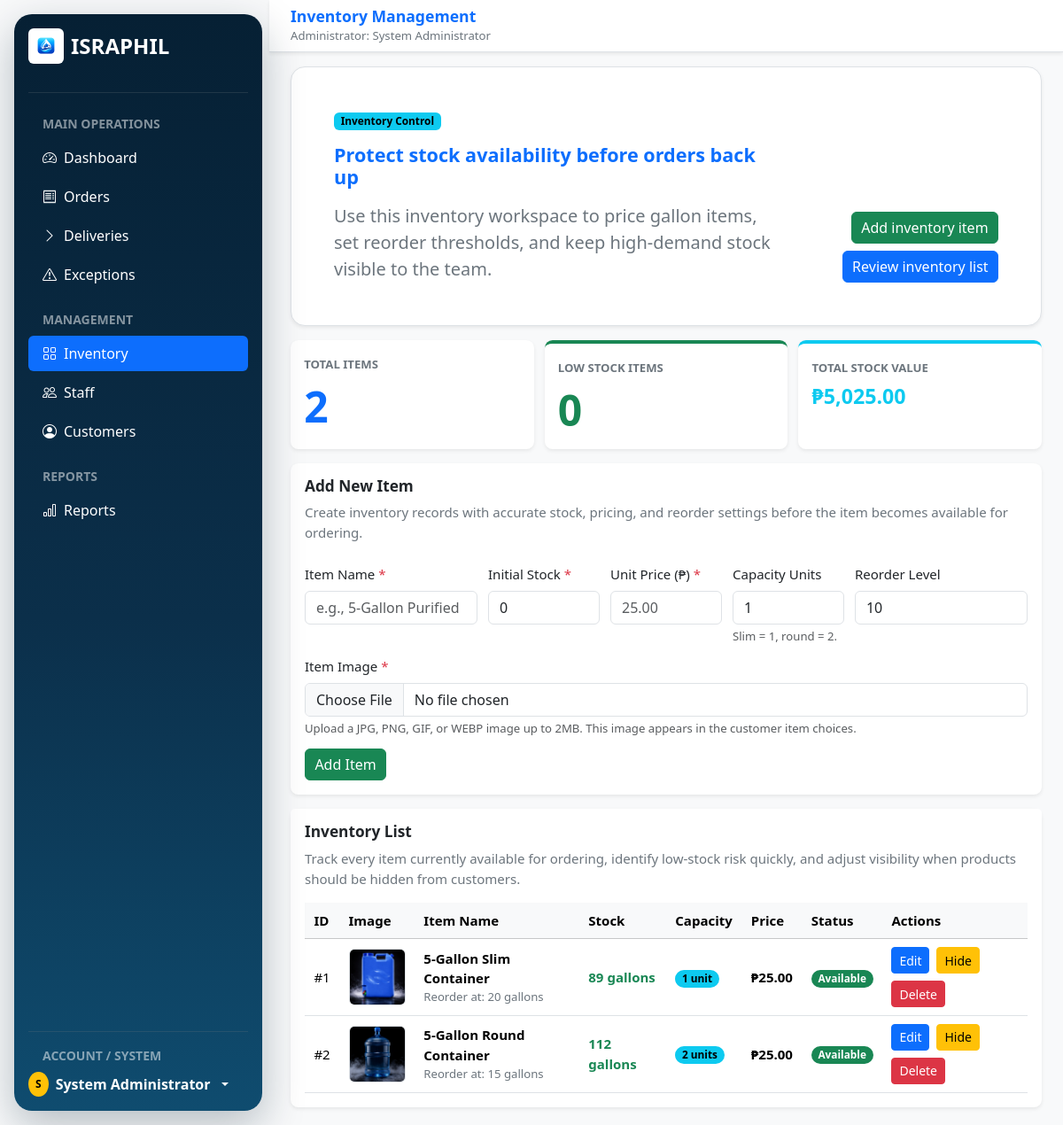
The app's page /pages/admin/inventory.php (signed in) with its own data.
### tables this page shows
CREATE TABLE `users` (
  `user_id` int(11) NOT NULL,
  `username` varchar(50) NOT NULL,
  `password` varchar(255) NOT NULL,
  `email` varchar(100) NOT NULL,
  `phone` varchar(20) DEFAULT NULL,
  `full_name` varchar(100) NOT NULL,
  `address` text DEFAULT NULL,
  `role` enum('admin','staff','customer') DEFAULT 'customer',
  `status` enum('active','inactive','suspended') DEFAULT 'active',
  `created_at` timestamp NOT NULL DEFAULT current_timestamp(),
  `updated_at` timestamp NOT NULL DEFAULT current_timestamp() ON UPDATE current_timestamp(),
  `last_login` timestamp NULL DEFAULT NULL
);

CREATE TABLE `inventory` (
  `inventory_id` int(11) NOT NULL,
  `item_name` varchar(50) NOT NULL,
  `item_image` varchar(255) DEFAULT NULL,
  `item_type` enum('container','accessory','other') DEFAULT 'container',
  `capacity_units` tinyint(3) UNSIGNED NOT NULL DEFAULT 1,
  `stock_quantity` int(11) DEFAULT 0,
  `unit_price` decimal(10,2) NOT NULL,
  `reorder_level` int(11) DEFAULT 10,
  `status` enum('available','out_of_stock','discontinued') DEFAULT 'available',
  `last_updated` timestamp NOT NULL DEFAULT current_timestamp() ON UPDATE current_timestamp(),
  `updated_by` int(11) DEFAULT NULL
);

### pages/admin/inventory.php (the view, shortened to what the rows shown need)
<?php
require_once '../../includes/db_connect.php';
require_once '../../includes/auth.php';
require_once '../../includes/admin_page_helpers.php';
$admin_user = require_active_session($conn, ['admin'], '../../index.php');
$admin_name = $admin_user['full_name'] ?? ($_SESSION['full_name'] ?? 'Administrator');
function inventory_image_src($image_path) {
    if (!empty($image_path)) {
        return '../../' . ltrim($image_path, '/');
    }
    return '../../image.gif/water.png';
}
$inventory = $conn->query("SELECT * FROM inventory ORDER BY inventory_id ASC");
$inventory_rows = $inventory ? $inventory->fetch_all(MYSQLI_ASSOC) : [];
?>
<!DOCTYPE html>
<html lang="en">
<head>
    <link href="https://cdn.jsdelivr.net/npm/bootstrap@5.3.3/dist/css/bootstrap.min.css" rel="stylesheet">
    <link href="https://cdn.jsdelivr.net/npm/bootstrap-icons@1.11.3/font/bootstrap-icons.min.css" rel="stylesheet">
    <link href="../../style/admin/admin_compact.css?v=20260527" rel="stylesheet">
</head>
<body class="bg-light">
    <div class="container-fluid p-0">
        <div class="row g-0">
        <aside class="admin-floating-sidebar offcanvas-lg offcanvas-start col-lg-3 col-xl-2 text-white bg-israphil-sidebar d-flex flex-column p-3 min-vh-100" tabindex="-1" id="adminSidebar" aria-labelledby="adminSidebarLabel">
            <div class="dropdown">
                <a href="#" class="d-flex align-items-center gap-2 text-white text-decoration-none dropdown-toggle fw-bold" data-bs-toggle="dropdown" aria-expanded="false">
                    <span class="badge rounded-circle text-bg-warning p-2">
                        <?php echo admin_initial($admin_name); ?>
                    </span>
                    <span><?php echo htmlspecialchars($admin_name); ?></span>
                </a>
            </div>
        </aside>
        <div class="admin-floating-content col-lg-9 col-xl-10 min-vh-100">
            <nav class="navbar bg-white border-bottom shadow-sm px-3 px-lg-4">
                <div class="d-flex align-items-center gap-3">
                    <div>
                        <span class="navbar-brand mb-0 h1 fw-bold text-primary">Inventory Management</span>
                        <div class="small text-secondary">Administrator: <?php echo htmlspecialchars($admin_name); ?></div>
                    </div>
                </div>
            </nav>
            <main class="container-fluid px-3 px-lg-4 py-4">
                <section class="bg-white border rounded-4 shadow-sm p-4 p-lg-5 mb-4">
                    <div class="row g-4 align-items-end">
                        <div class="col-lg-8">
                            <h1 class="display-6 fw-bold text-primary mb-3">Protect stock availability before orders back up</h1>
                        </div>
                    </div>
                </section>
                <section class="card border-0 shadow-sm mb-4" id="inventory-form">
                    <div class="card-body p-4">
                        <h2 class="h4 fw-bold mb-2">Add New Item</h2>
                    </div>
                </section>
                <section class="card border-0 shadow-sm" id="inventory-list">
                    <div class="card-header bg-white border-0 p-4 pb-0">
                        <h2 class="h4 fw-bold mb-2">Inventory List</h2>
                    </div>
                    <div class="card-body p-4">
                        <?php if (!empty($inventory_rows)): ?>
                            <div class="table-responsive">
                                <table class="table table-hover align-middle mb-0">
                                    <thead class="table-light">
                                        <tr>
                                            <th scope="col">ID</th>
                                            <th scope="col">Image</th>
                                            <th scope="col">Item Name</th>
                                            <th scope="col">Stock</th>
                                            <th scope="col">Capacity</th>
                                            <th scope="col">Price</th>
                                            <th scope="col">Status</th>
                                            <th scope="col">Actions</th>
                                        </tr>
                                    </thead>
                                    <tbody>
                                        <?php foreach ($inventory_rows as $item):
                                            $inventory_id = (int) ($item['inventory_id'] ?? 0);
                                            $item_name = (string) ($item['item_name'] ?? '');
                                            $item_image = (string) ($item['item_image'] ?? '');
                                            $stock_quantity = (int) ($item['stock_quantity'] ?? 0);
                                            $unit_price = (float) ($item['unit_price'] ?? 0);
                                            $reorder_level = (int) ($item['reorder_level'] ?? 10);
                                            $capacity_units = (int) ($item['capacity_units'] ?? 1);
                                            $item_status = (string) ($item['status'] ?? 'out_of_stock');
                                            $is_low = $stock_quantity <= $reorder_level;
                                            $status_class = $item_status === 'available' ? 'success' : ($item_status === 'out_of_stock' ? 'secondary' : 'warning');
                                            $item_image_src = inventory_image_src($item_image);
                                        ?>
                                        <tr>
                                            <td>#<?php echo $inventory_id; ?></td>
                                            <td>
                                                <img src="<?php echo htmlspecialchars($item_image_src); ?>" alt="<?php echo htmlspecialchars($item_name); ?>" width="64" height="64" class="rounded border object-fit-cover bg-light">
                                            </td>
                                            <td>
                                                <div class="fw-semibold"><?php echo htmlspecialchars($item_name); ?></div>
                                                <div class="small text-secondary">Reorder at: <?php echo $reorder_level; ?> gallons</div>
                                            </td>
                                            <td>
                                                <span class="<?php echo $is_low ? 'text-danger' : 'text-success'; ?> fw-semibold">
                                                    <?php echo $stock_quantity; ?> gallons
                                                </span>
                                            </td>
                                            <td>
                                                <span class="badge rounded-pill text-bg-info"><?php echo $capacity_units; ?> unit<?php echo $capacity_units === 1 ? '' : 's'; ?></span>
                                            </td>
                                            <td class="fw-semibold">&#8369;<?php echo number_format($unit_price, 2); ?></td>
                                            <td>
                                                <span class="badge rounded-pill text-bg-<?php echo $status_class; ?>">
                                                    <?php echo ucfirst(str_replace('_', ' ', $item_status)); ?>
                                                </span>
                                            </td>
                                            <td>
                                                <div class="d-flex flex-wrap gap-2">
                                                    <button
                                                        class="btn btn-primary btn-sm"
                                                        data-inventory-id="<?php echo $inventory_id; ?>"
                                                        data-name="<?php echo htmlspecialchars($item_name, ENT_QUOTES); ?>"
                                                        data-stock="<?php echo $stock_quantity; ?>"
                                                        data-price="<?php echo $unit_price; ?>"
                                                        data-reorder="<?php echo $reorder_level; ?>"
                                                        data-capacity="<?php echo $capacity_units; ?>"
                                                        data-image="<?php echo htmlspecialchars($item_image_src, ENT_QUOTES); ?>"
                                                        onclick="editItem(this)"
                                                    >Edit</button>
                                                    <form method="POST" class="d-inline" data-admin-confirm="<?php echo $item_status === 'discontinued' ? 'Restore this inventory item?' : 'Hide this inventory item from customer ordering?'; ?>">
                                                        <button type="submit" name="toggle_status" class="btn btn-sm <?php echo $item_status === 'discontinued' ? 'btn-success' : 'btn-warning'; ?>">
                                                            <?php echo $item_status === 'discontinued' ? 'Restore' : 'Hide'; ?>
                                                        </button>
                                                    </form>
                                                    <form method="POST" class="d-inline" data-admin-confirm="Delete this item?">
                                                        <button type="submit" name="delete_item" class="btn btn-danger btn-sm">Delete</button>
                                                    </form>
                                                </div>
                                            </td>
                                        </tr>
                                        <?php endforeach; ?>
                                    </tbody>
                                </table>
                            </div>
                        <?php endif; ?>
                    </div>
                </section>
            </main>
        </div>
        </div>
    </div>
</body>
</html>

### records on screen
users: full_name "S", full_name "System Administrator"
inventory: inventory_id "1", item_image (picture), item_name "5-Gallon Slim Container", reorder_level "20", stock_quantity "89", capacity_units "1", unit_price "25.00", status "Available", shows "Hide"
inventory: inventory_id "2", item_image (picture), item_name "5-Gallon Round Container", reorder_level "15", stock_quantity "112", capacity_units "2", unit_price "25.00", status "Available", shows "Hide"

### other values on screen
$inventory_count "2"
$low_stock_count "0"
$total_value "5,025.00"
